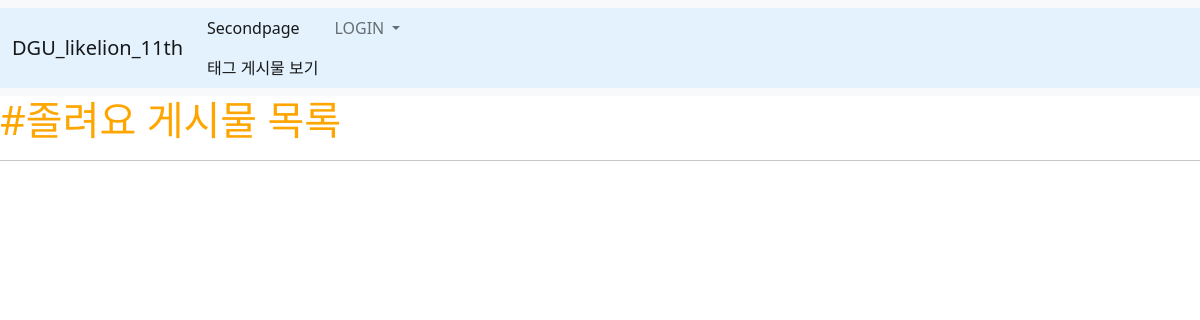
The page /tag/2 on the database as committed earlier.
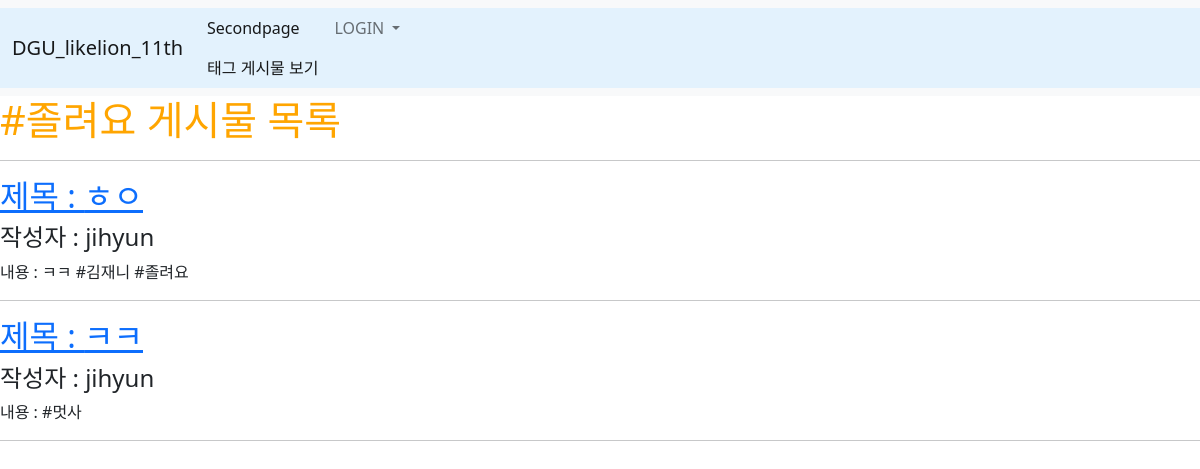
The same page on the database as committed later.
### main/models.py (models this page shows, shortened)
class Blog(models.Model):
    title = models.CharField(max_length=200)
    writer = models.ForeignKey(User, null=False, blank=False, on_delete=models.CASCADE)
    pub_date = models.DateTimeField()
    body = models.TextField()
    image = models.ImageField(upload_to="blog/", blank=True, null=True)
    tags = models.ManyToManyField(Tag, related_name='blogs', blank=True)

### main/views.py (the view)
# urls.py: path("tag/<int:tag_id>", tag_blogs, name="tag_blogs"),
def tag_blogs(request, tag_id):
    tag = get_object_or_404(Tag, id = tag_id)
    blogs_with_content_tags = Blog.objects.filter(tags=tag)
    blogs_with_comment_tags = Blog.objects.filter(comment__tags=tag)
    blogs = blogs_with_content_tags.union(blogs_with_comment_tags)
    return render(request, 'main/tag_blogs.html', {
        'tag' :tag,
        'blogs' : blogs,
    })

### main/models.py (called while the page is built)
    def __str__(self) :
        return self.name

### main/templates/main/tag_blogs.html
{% extends 'base.html' %} {% block content %}
<div class="blog_container">
    <h1>#{{tag}} 게시물 목록</h1>
    <hr />
    {% for b in blogs %}
    <div class="blog">
        <h2 class="title">
            <a href="{% url 'main:detail' b.id %}">제목 : {{ b.title }}</a>
        </h2>
        <h4>작성자 : {{ b.writer }}</h4>
        <p>내용 : {{ b.body }}</p>
    </div>
    <hr />
    {% endfor %}
</div>
{% endblock %}

Rows that differ between the two databases and show on the page:
now on this page (row edited): Blog: title "ㅎㅇ", writer "jihyun", body "ㅋㅋ #김재니 #졸려요"
now on this page (row unchanged): Blog: title "ㅋㅋ", writer "jihyun", body "#멋사"
